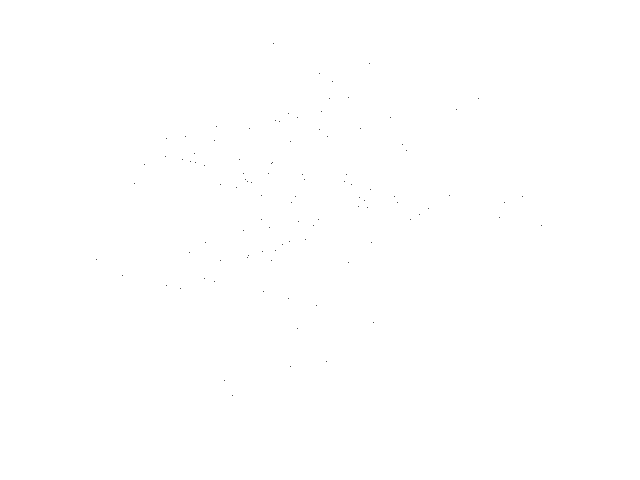
Frame 1 (no input)
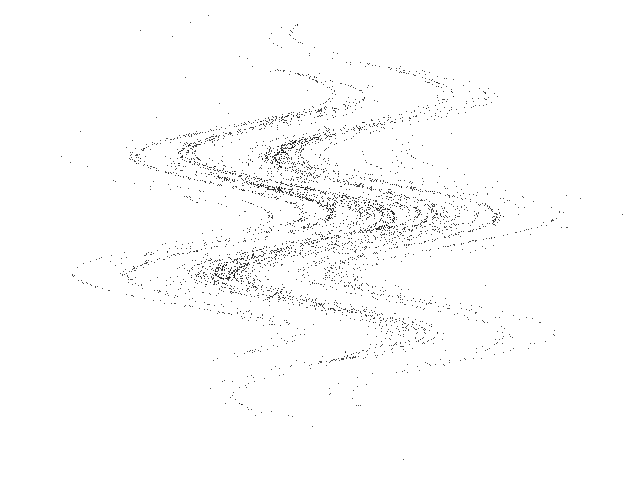
Frame 60 (the mouse pressed at the canvas centre just before this capture)
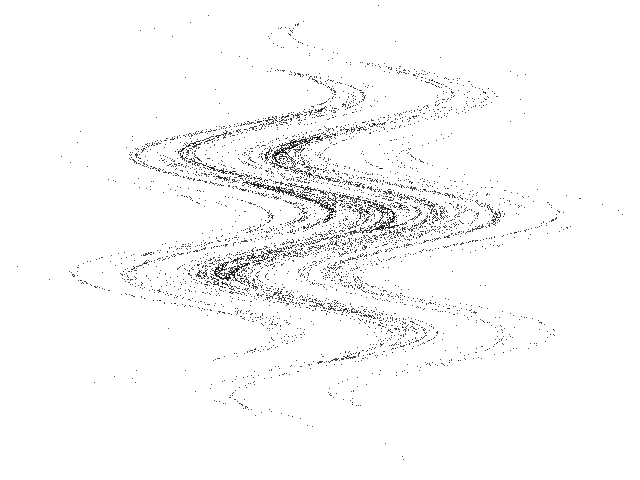
Frame 120 (the mouse held since frame 60 and released just before this capture)

The Processing sketch that drew these frames (run headless with seeded random() and noise(); from frame 60 on, the mouse is pressed at the canvas centre):

// Processing sketch: Henon_Multifold
// ── Henon_Multifold.pde
// Henon multifold map //

  float x = 0.1;
  float y = 0.1;
  float a = 3.9;
  float b = 0.8;

void setup() {
  
  size(640, 480);
  background(255);
  
}

void draw() {
  
  for (int i=0;i<100;i++) {
    
    float nx = x;
    float ny = y;
        
    x = 1 - a * sin(nx) + b * ny;
    y = nx;
  
    point(200+(24*x), 125+(19*y));
        
  }

}
